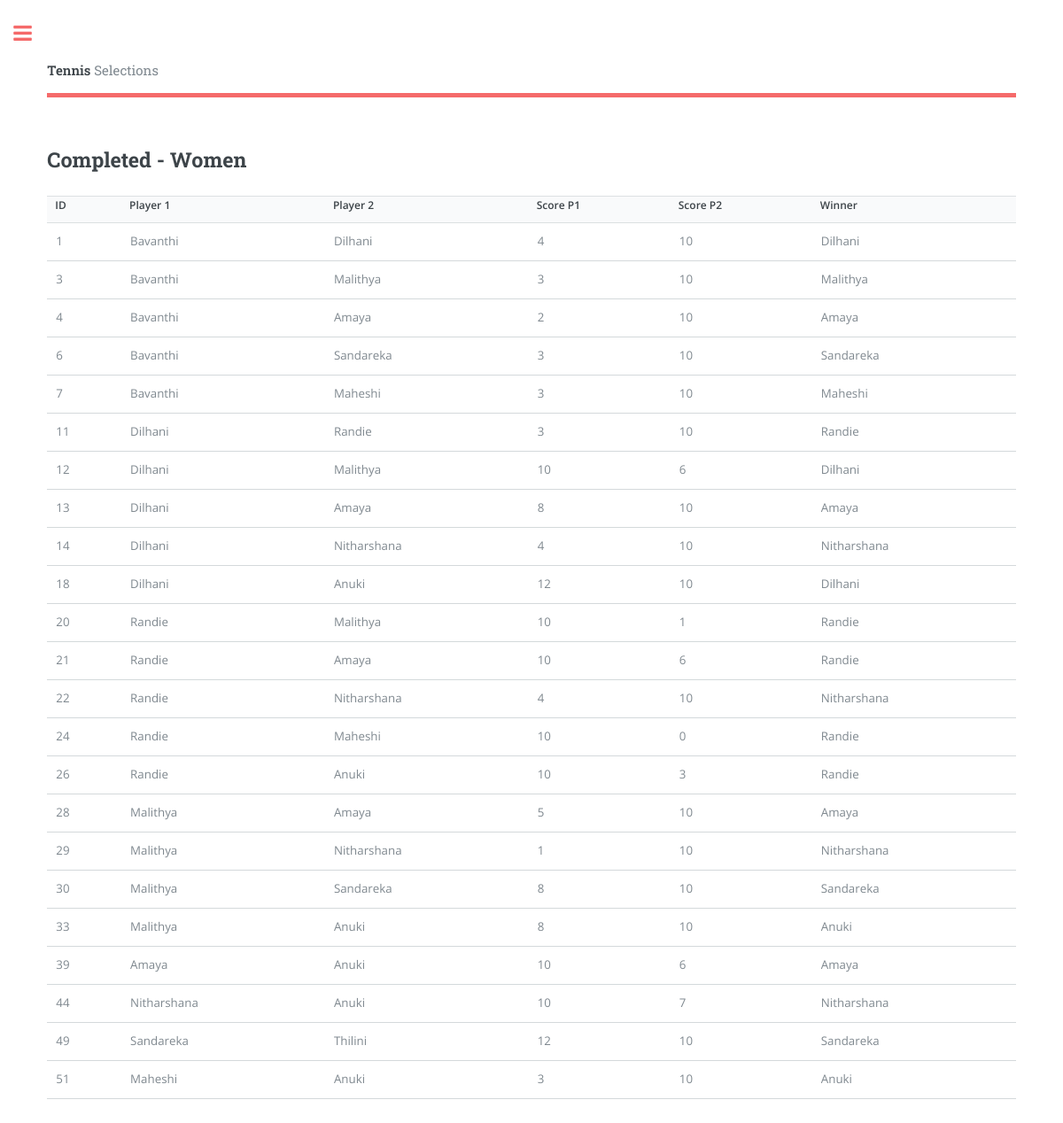
The app's page /completed_w.php with its own data.
### tables this page shows
CREATE TABLE `match_formations_w` (
  `Match_ID` int(3) NOT NULL,
  `Player_1` varchar(20) DEFAULT NULL,
  `Player_2` varchar(20) DEFAULT NULL,
  `P_1_Score` varchar(3) DEFAULT NULL,
  `P_2_Score` varchar(3) DEFAULT NULL,
  `Winner` varchar(20) DEFAULT NULL
);

### completed_w.php (the view, shortened to what this page needs)
<!DOCTYPE HTML>
<?php
   include ("dbconn.php");
   ?>
<html>
	<head>
		<link rel="stylesheet" href="assets/css/main.css" />
	</head>
	<body class="is-preload">
			<div id="wrapper">
					<div id="main">
						<div class="inner">
								<header id="header">
									<a href="index.php" class="logo"><strong>Tennis</strong> Selections</a>
								</header>
								<section id="banner">
									<div class="content">
										<header>
											<h2>Completed - Women</h2>
										</header>
										<div>
         <?php
            $sql = "SELECT * FROM match_formations_w WHERE Winner IS NOT NULL";
            $result = $conn->query($sql);
            if($result->num_rows > 0){
            echo "<table>
            <tr>
            <th>ID</th>
            <th>Player 1</th>
            <th>Player 2</th>
            <th>Score P1</th>
            <th>Score P2</th>
            <th>Winner</th>
            </tr>";
            while($row = $result->fetch_assoc()){
            echo "<tr>";
            echo "<td>" . $row['Match_ID'] . "</td>";
            echo "<td>" . $row['Player_1'] . "</td>";
            echo "<td>" . $row['Player_2'] . "</td>";
            echo "<td>" . $row['P_1_Score'] . "</td>";
            echo "<td>" . $row['P_2_Score'] . "</td>";
            echo "<td>" . $row['Winner'] . "</td>";
            echo "<tr>";
            }
            echo "</table>";
            }
            else{
            echo "0 results";
            }
            ?>
      </div>
									</div>
								</section>
						</div>
					</div>
			</div>
	</body>
</html>

### assets/css/main.css (style rules this page uses)
html, body, div, span, applet, object, iframe, h1, h2, h3, h4, h5, h6, p, blockquote, pre, a, abbr, acronym, address, big, cite, code, del, dfn, em, img, ins, kbd, q, s, samp, small, strike, strong, sub, sup, tt, var, b, u, i, center, dl, dt, dd, ol, ul, li, fieldset, form, label, legend, table, caption, tbody, tfoot, thead, tr, th, td, article, aside, canvas, details, embed, figure, figcaption, footer, header, hgroup, menu, nav, output, ruby, section, summary, time, mark, audio, video { margin: 0; padding: 0; border: 0; font-size: 100%; font: inherit; vertical-align: baseline; }
article, aside, details, figcaption, figure, footer, header, hgroup, menu, nav, section { display: block; }
body { line-height: 1; }
table { border-collapse: collapse; border-spacing: 0; }
body { -webkit-text-size-adjust: none; }
body { -ms-overflow-style: scrollbar; }
html { box-sizing: border-box; }
*, *:before, *:after { box-sizing: inherit; }
body { background: #ffffff; }
body, input, select, textarea { color: #7f888f; font-family: "Open Sans", sans-serif; font-size: 13pt; font-weight: 400; line-height: 1.65; }
@media screen and (max-width: 1680px) { body, input, select, textarea { font-size: 11pt; } }
@media screen and (max-width: 1280px) { body, input, select, textarea { font-size: 10pt; } }
a { -moz-transition: color 0.2s ease-in-out, border-bottom-color 0.2s ease-in-out; -webkit-transition: color 0.2s ease-in-out, border-bottom-color 0.2s ease-in-out; -ms-transition: color 0.2s ease-in-out, border-bottom-color 0.2s ease-in-out; transition: color 0.2s ease-in-out, border-bottom-color 0.2s ease-in-out; border-bottom: dotted 1px; color: #f56a6a; text-decoration: none; }
strong, b { color: #3d4449; font-weight: 600; }
h1, h2, h3, h4, h5, h6 { color: #3d4449; font-family: "Roboto Slab", serif; font-weight: 700; line-height: 1.5; margin: 0 0 1em 0; }
h2 { font-size: 1.75em; }
table { margin: 0 0 2em 0; width: 100%; }
table tbody tr { border: solid 1px rgba(210, 215, 217, 0.75); border-left: 0; border-right: 0; }
table tbody tr:nth-child(2n + 1) { background-color: rgba(230, 235, 237, 0.25); }
table td { padding: 0.75em 0.75em; }
table th { color: #3d4449; font-size: 0.9em; font-weight: 600; padding: 0 0.75em 0.75em 0.75em; text-align: left; }
#wrapper { display: -moz-flex; display: -webkit-flex; display: -ms-flex; display: flex; -moz-flex-direction: row-reverse; -webkit-flex-direction: row-reverse; -ms-flex-direction: row-reverse; flex-direction: row-reverse; min-height: 100vh; }
#main { -moz-flex-grow: 1; -webkit-flex-grow: 1; -ms-flex-grow: 1; flex-grow: 1; -moz-flex-shrink: 1; -webkit-flex-shrink: 1; -ms-flex-shrink: 1; flex-shrink: 1; width: 100%; }
#main > .inner { padding: 0 6em 0.1em 6em ; margin: 0 auto; max-width: 110em; }
#main > .inner > section { padding: 6em 0 4em 0 ; border-top: solid 2px rgba(210, 215, 217, 0.75); }
#main > .inner > section:first-of-type { border-top: 0 !important; }
@media screen and (max-width: 1680px) { #main > .inner { padding: 0 5em 0.1em 5em ; } }
@media screen and (max-width: 1680px) { #main > .inner > section { padding: 5em 0 3em 0 ; } }
@media screen and (max-width: 1280px) { #main > .inner { padding: 0 4em 0.1em 4em ; } }
@media screen and (max-width: 1280px) { #main > .inner > section { padding: 4em 0 2em 0 ; } }
#header { display: -moz-flex; display: -webkit-flex; display: -ms-flex; display: flex; border-bottom: solid 5px #f56a6a; padding: 6em 0 1em 0; position: relative; }
#header > * { -moz-flex: 1; -webkit-flex: 1; -ms-flex: 1; flex: 1; margin-bottom: 0; }
#header .logo { border-bottom: 0; color: inherit; font-family: "Roboto Slab", serif; font-size: 1.125em; }
@media screen and (max-width: 1680px) { #header { padding-top: 5em; } }
#banner { padding: 6em 0 4em 0 ; display: -moz-flex; display: -webkit-flex; display: -ms-flex; display: flex; }
#banner .content { -moz-flex-grow: 1; -webkit-flex-grow: 1; -ms-flex-grow: 1; flex-grow: 1; -moz-flex-shrink: 1; -webkit-flex-shrink: 1; -ms-flex-shrink: 1; flex-shrink: 1; width: 50%; }
@media screen and (orientation: portrait) { #banner { -moz-flex-direction: column-reverse; -webkit-flex-direction: column-reverse; -ms-flex-direction: column-reverse; flex-direction: column-reverse; } }
@media screen and (orientation: portrait) { #banner .content { -moz-flex-grow: 0; -webkit-flex-grow: 0; -ms-flex-grow: 0; flex-grow: 0; -moz-flex-shrink: 0; -webkit-flex-shrink: 0; -ms-flex-shrink: 0; flex-shrink: 0; width: 100%; } }

### records on screen
match_formations_w: Match_ID "1", Player_1 "Bavanthi", Player_2 "Dilhani", P_1_Score "4", P_2_Score "10", Winner "Dilhani"
match_formations_w: Match_ID "3", Player_1 "Bavanthi", Player_2 "Malithya", P_1_Score "3", P_2_Score "10", Winner "Malithya"
match_formations_w: Match_ID "4", Player_1 "Bavanthi", Player_2 "Amaya", P_1_Score "2", P_2_Score "10", Winner "Amaya"
match_formations_w: Match_ID "6", Player_1 "Bavanthi", Player_2 "Sandareka", P_1_Score "3", P_2_Score "10", Winner "Sandareka"
match_formations_w: Match_ID "7", Player_1 "Bavanthi", Player_2 "Maheshi", P_1_Score "3", P_2_Score "10", Winner "Maheshi"
match_formations_w: Match_ID "11", Player_1 "Dilhani", Player_2 "Randie", P_1_Score "3", P_2_Score "10", Winner "Randie"
match_formations_w: Match_ID "12", Player_1 "Dilhani", Player_2 "Malithya", P_1_Score "10", P_2_Score "6", Winner "Dilhani"
match_formations_w: Match_ID "13", Player_1 "Dilhani", Player_2 "Amaya", P_1_Score "8", P_2_Score "10", Winner "Amaya"
match_formations_w: Match_ID "14", Player_1 "Dilhani", Player_2 "Nitharshana", P_1_Score "4", P_2_Score "10", Winner "Nitharshana"
match_formations_w: Match_ID "18", Player_1 "Dilhani", Player_2 "Anuki", P_1_Score "12", P_2_Score "10", Winner "Dilhani"
match_formations_w: Match_ID "20", Player_1 "Randie", Player_2 "Malithya", P_1_Score "10", P_2_Score "1", Winner "Randie"
match_formations_w: Match_ID "21", Player_1 "Randie", Player_2 "Amaya", P_1_Score "10", P_2_Score "6", Winner "Randie"
match_formations_w: Match_ID "22", Player_1 "Randie", Player_2 "Nitharshana", P_1_Score "4", P_2_Score "10", Winner "Nitharshana"
match_formations_w: Match_ID "24", Player_1 "Randie", Player_2 "Maheshi", P_1_Score "10", P_2_Score "0", Winner "Randie"
match_formations_w: Match_ID "26", Player_1 "Randie", Player_2 "Anuki", P_1_Score "10", P_2_Score "3", Winner "Randie"
match_formations_w: Match_ID "28", Player_1 "Malithya", Player_2 "Amaya", P_1_Score "5", P_2_Score "10", Winner "Amaya"
match_formations_w: Match_ID "29", Player_1 "Malithya", Player_2 "Nitharshana", P_1_Score "1", P_2_Score "10", Winner "Nitharshana"
match_formations_w: Match_ID "30", Player_1 "Malithya", Player_2 "Sandareka", P_1_Score "8", P_2_Score "10", Winner "Sandareka"
match_formations_w: Match_ID "33", Player_1 "Malithya", Player_2 "Anuki", P_1_Score "8", P_2_Score "10", Winner "Anuki"
match_formations_w: Match_ID "39", Player_1 "Amaya", Player_2 "Anuki", P_1_Score "10", P_2_Score "6", Winner "Amaya"
match_formations_w: Match_ID "44", Player_1 "Nitharshana", Player_2 "Anuki", P_1_Score "10", P_2_Score "7", Winner "Nitharshana"
match_formations_w: Match_ID "49", Player_1 "Sandareka", Player_2 "Thilini", P_1_Score "12", P_2_Score "10", Winner "Sandareka"
match_formations_w: Match_ID "51", Player_1 "Maheshi", Player_2 "Anuki", P_1_Score "3", P_2_Score "10", Winner "Anuki"
